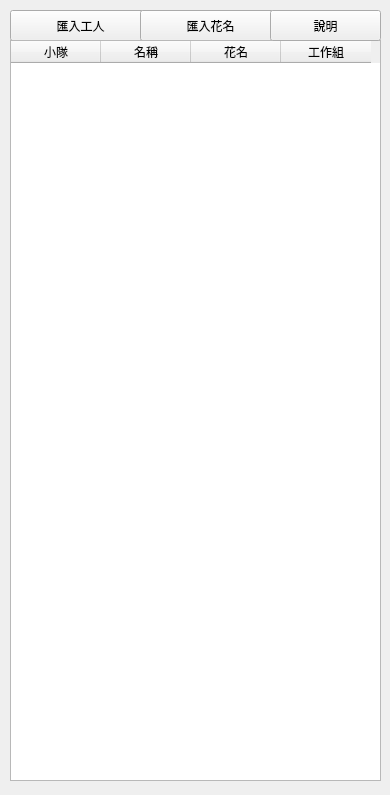
<?xml version="1.0" encoding="UTF-8"?>
<ui version="4.0">
 <class>WorkersUI</class>
 <widget class="QWidget" name="WorkersUI">
  <property name="geometry">
   <rect>
    <x>0</x>
    <y>0</y>
    <width>390</width>
    <height>795</height>
   </rect>
  </property>
  <property name="windowTitle">
   <string>Form</string>
  </property>
  <widget class="QPushButton" name="Button_Import">
   <property name="geometry">
    <rect>
     <x>10</x>
     <y>10</y>
     <width>141</width>
     <height>31</height>
    </rect>
   </property>
   <property name="text">
    <string>匯入工人</string>
   </property>
  </widget>
  <widget class="QPushButton" name="pushButton_2">
   <property name="geometry">
    <rect>
     <x>140</x>
     <y>10</y>
     <width>141</width>
     <height>31</height>
    </rect>
   </property>
   <property name="text">
    <string>匯入花名</string>
   </property>
  </widget>
  <widget class="QTableWidget" name="tableWidget">
   <property name="geometry">
    <rect>
     <x>10</x>
     <y>40</y>
     <width>371</width>
     <height>741</height>
    </rect>
   </property>
   <property name="selectionMode">
    <enum>QAbstractItemView::ContiguousSelection</enum>
   </property>
   <property name="selectionBehavior">
    <enum>QAbstractItemView::SelectRows</enum>
   </property>
   <property name="sortingEnabled">
    <bool>true</bool>
   </property>
   <property name="columnCount">
    <number>4</number>
   </property>
   <attribute name="horizontalHeaderCascadingSectionResizes">
    <bool>true</bool>
   </attribute>
   <attribute name="horizontalHeaderDefaultSectionSize">
    <number>90</number>
   </attribute>
   <attribute name="verticalHeaderVisible">
    <bool>false</bool>
   </attribute>
   <column>
    <property name="text">
     <string>小隊</string>
    </property>
   </column>
   <column>
    <property name="text">
     <string>名稱</string>
    </property>
   </column>
   <column>
    <property name="text">
     <string>花名</string>
    </property>
   </column>
   <column>
    <property name="text">
     <string>工作組</string>
    </property>
   </column>
  </widget>
  <widget class="QPushButton" name="pushButton">
   <property name="geometry">
    <rect>
     <x>270</x>
     <y>10</y>
     <width>111</width>
     <height>31</height>
    </rect>
   </property>
   <property name="text">
    <string>說明</string>
   </property>
  </widget>
 </widget>
 <resources/>
 <connections/>
</ui>
